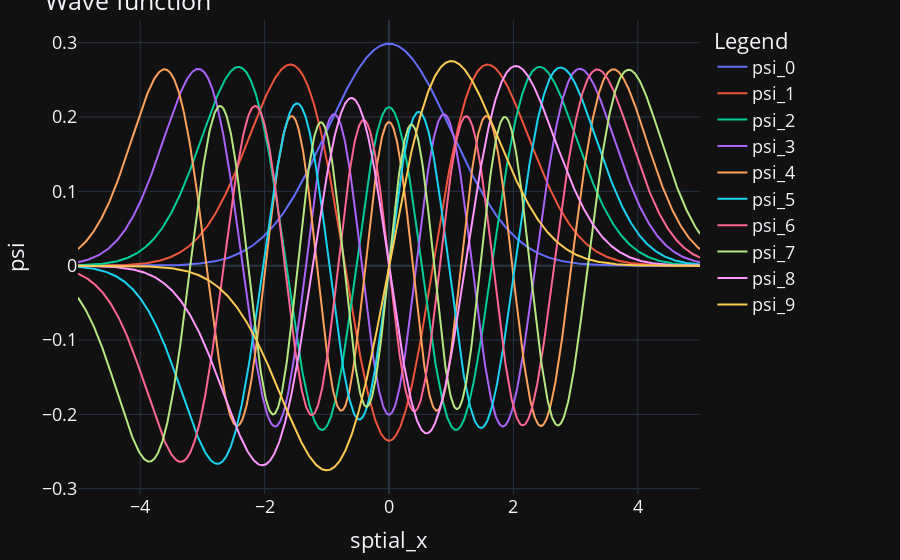

Here is the notebook cell this chart was saved with:
### Code cell
#plot the wave function from the eigen function

fig = go.Figure()

x_grid = np.linspace(-5,5,1000)

for i in range(10):
    solution = np.zeros(len(x_grid),dtype=complex)
    for j in range(10):
        psi = analytic_sol(j,x_grid)
        psi = psi/np.sqrt(LA.norm(psi**2))
        solution += vec[:,i][j]*psi
    fig.add_trace(go.Scatter(x = x_grid,y =np.real(solution), name=f"psi_{i}"))


fig.update_layout(
    title="Wave function",
    xaxis_title="sptial_x",
    yaxis_title="psi",
    legend_title="Legend",
    font=dict(
        size=18,
    )
)

fig.update_layout(margin=dict(l=20, r=200, t=20, b=20),)


fig.update_layout(template='plotly_dark',showlegend=True)
fig.write_html("Non_hermition_REAL.html")
fig.show()

### Figure 1 — Plotly figure (JSON) as saved in the notebook; plotly's stock layout.template omitted (floating-point values rounded to 4 significant figures; data arrays with more than 128 entries replaced by an {"elided": "..."} marker saying what was removed)
{"data": [{"name": "psi_0", "type": "scatter", "x": {"elided": "1000 float values"}, "y": {"elided": "1000 float values"}}, {"name": "psi_1", "type": "scatter", "x": {"elided": "1000 float values"}, "y": {"elided": "1000 float values"}}, {"name": "psi_2", "type": "scatter", "x": {"elided": "1000 float values"}, "y": {"elided": "1000 float values"}}, {"name": "psi_3", "type": "scatter", "x": {"elided": "1000 float values"}, "y": {"elided": "1000 float values"}}, {"name": "psi_4", "type": "scatter", "x": {"elided": "1000 float values"}, "y": {"elided": "1000 float values"}}, {"name": "psi_5", "type": "scatter", "x": {"elided": "1000 float values"}, "y": {"elided": "1000 float values"}}, {"name": "psi_6", "type": "scatter", "x": {"elided": "1000 float values"}, "y": {"elided": "1000 float values"}}, {"name": "psi_7", "type": "scatter", "x": {"elided": "1000 float values"}, "y": {"elided": "1000 float values"}}, {"name": "psi_8", "type": "scatter", "x": {"elided": "1000 float values"}, "y": {"elided": "1000 float values"}}, {"name": "psi_9", "type": "scatter", "x": {"elided": "1000 float values"}, "y": {"elided": "1000 float values"}}], "layout": {"font": {"size": 18}, "legend": {"title": {"text": "Legend"}}, "margin": {"b": 20, "l": 20, "r": 200, "t": 20}, "showlegend": true, "title": {"text": "Wave function"}, "xaxis": {"title": {"text": "sptial_x"}}, "yaxis": {"title": {"text": "psi"}}}}
